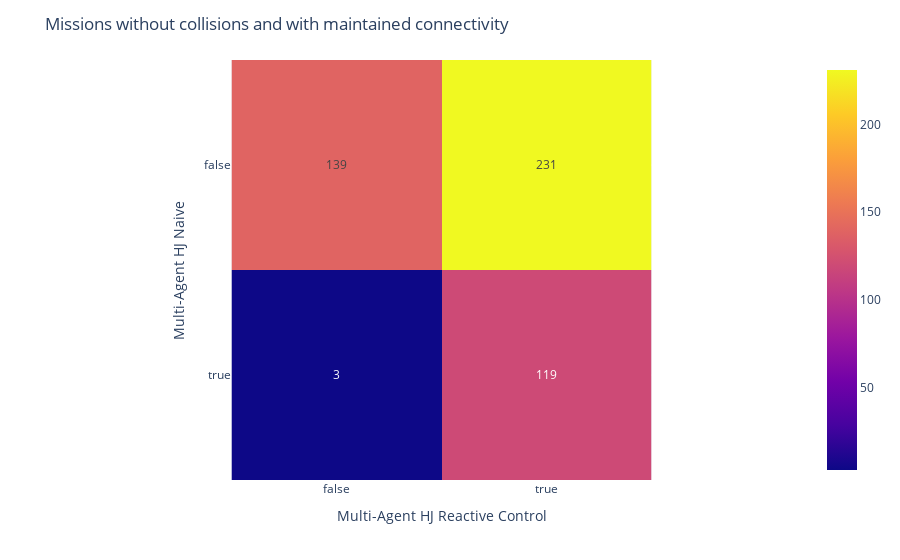

Notebook code cell kept with this figure:
### Markdown cell above
+ Connectivity and Collision maintenance performance

### Code cell
connect_objective_reactive = (metrics_hj_reactive["Isolated_platform_metric"]==0) & (metrics_hj_reactive["Number_of_collision"] == 0)
connect_objective_hj_naive = (metrics_hj_naive["Isolated_platform_metric"]==0) & (metrics_hj_naive["Number_of_collision"] == 0)
fig_react_maint = plot_confusion_matrix(connect_objective_hj_naive , connect_objective_reactive , 
    'Multi-Agent HJ Naive', 'Multi-Agent HJ Reactive Control', title_name= 'Missions without collisions and with maintained connectivity')

### Figure 1 — Plotly figure (JSON) as saved in the notebook; plotly's stock layout.template omitted (floating-point values rounded to 4 significant figures)
{"data": [{"coloraxis": "coloraxis", "hovertemplate": "Multi-Agent HJ Reactive Control: %{x}<br>Multi-Agent HJ Naive: %{y}<br>color: %{z}<extra></extra>", "name": "0", "texttemplate": "%{z}", "type": "heatmap", "x": [false, true], "xaxis": "x", "y": [false, true], "yaxis": "y", "z": [[139, 231], [3, 119]]}], "layout": {"coloraxis": {"colorscale": [[0, "#0d0887"], [0.1111, "#46039f"], [0.2222, "#7201a8"], [0.3333, "#9c179e"], [0.4444, "#bd3786"], [0.5556, "#d8576b"], [0.6667, "#ed7953"], [0.7778, "#fb9f3a"], [0.8889, "#fdca26"], [1, "#f0f921"]]}, "margin": {"t": 60}, "title": {"text": "Missions without collisions and with maintained connectivity"}, "xaxis": {"anchor": "y", "constrain": "domain", "domain": [0, 1], "scaleanchor": "y", "title": {"text": "Multi-Agent HJ Reactive Control"}}, "yaxis": {"anchor": "x", "autorange": "reversed", "constrain": "domain", "domain": [0, 1], "title": {"text": "Multi-Agent HJ Naive"}}}}
